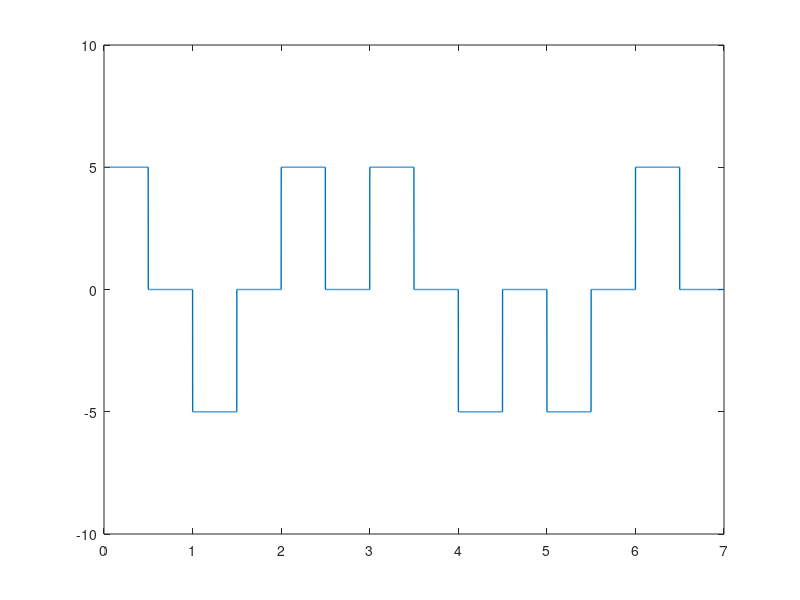

The MATLAB script that drew this image: (Note: this script raises an error after producing the figure.)
clc; #... Clear command line
clear all; #... Clear variables
close all; #... Clear figures

bits = [1 0 1 1 0 0 1]; # 0 -> .5 -ve to 0; 1-> .5 +ve to 0

#... Modulation

bitrate = 1; #... Number of bits per second
voltage = 5;

samplingRate = 1000;
samplingTime = 1/samplingRate;

endTime = length(bits)/bitrate;
time = 0:samplingTime:endTime;

index = 1;

for i = 1:length(time)
    if bits(index) == 1
        modulation(i) = voltage;
    else
        modulation(i) = -voltage;
    endif

    if time(i)*bitrate >= index-(1/2)
        modulation(i) = 0;
    endif
    if time(i)*bitrate >= index
        index = index+1;
    endif
endfor

plot(time, modulation, "LineWidth", 1);
axis([0 endTime -voltage-5 voltage+5]);
line([0 end_time], [0,0]);
grid on;

#... Demodulation

index = 1

for i = 1:length(modulation)
    if modulation(i) == voltage
        demodultaion(index) = 1;
    endif
    if modulation(i) == -voltage
        demodultaion(index) = 0;
    endif
    if time(i)*bitrate >= index
        index = index+1;
    endif
endfor

disp(demodultaion);
